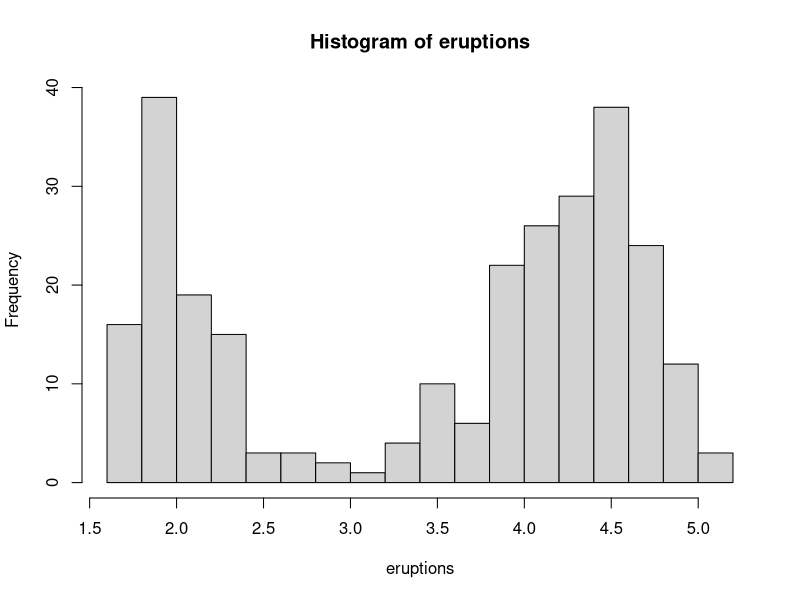

R code for this plot:
## ---- chunk 1
knitr::opts_chunk$set(echo = TRUE)
## ---- chunk 2
data(rivers)
## ---- chunk 3
br <- quantile(rivers, (0:4) / 4)
## ---- chunk 4
groups <- cut(rivers, br, include.lowest = TRUE, dig.lab = 4)
levels(groups)
## ---- chunk 5
summary(groups)
## ---- chunk 6
ss_decomposition <- function(v, f){
    means <- tapply(v, f, mean)
    means[is.na(means)] <- 0
    n <- tapply(v, f, length)
    n[is.na(n)] <- 0
    avg_v <- mean(v)
    sst <- sum((v - avg_v)^2)
    sse <- sum(n * (means - avg_v)^2)
    means_f <- rep(means, n)
    ssi <- sum((v[order(f)] - means_f)^2)
    list(mean_t = avg_v, means = means, sizes = n,
        sst = sst, sse = sse, ssi = ssi, check = sse + ssi,
        ratio_ss = sse/sst,
        var_explained = sprintf("%.2f%%", sse/sst * 100))
}
test_variance <- ss_decomposition(rivers, groups)
test_variance$var_explained
## ---- chunk 7
br2 <- c(0, 300, 400, 700, 5000)
groups2 <- cut(rivers, breaks = br2, include.lowest = TRUE,
    labels = c("<=300", "(300, 400]", "(400, 700]", ">700"))
summary(groups2)
## ---- chunk 8
ss_decomposition(rivers, groups2)$var_explained
## ---- chunk 9
groups3 <- cut(rivers, 4, include.lowest = TRUE, dig.lab = 4)
summary(groups3)
## ---- chunk 10
ss_decomposition(rivers, groups3)$var_explained
## ---- chunk 11
br4 <- c(0, 1000, 2000, 3000, 5000)
groups4 <- cut(rivers, breaks = br4, include.lowest = TRUE,
    labels = c("<=1e3", "(1e3, 2e3]", "(2e3, 3e3]", ">3e3"))
summary(groups4)
## ---- chunk 12
ss_decomposition(rivers, groups4)$var_explained
## ---- chunk 13
d <- dist(rivers)
hc <- hclust(d)
resp <- cutree(hc, k = 4)
tapply(rivers, resp, range)
## ---- chunk 14
br5 <- c(0, 1150, 2000, 3000, 5000)
groups5 <- cut(rivers, breaks = br5, include.lowest = TRUE,
    labels = c("<=1.25e3", "(1.25e3, 2e3]", "(2e3, 3e3]", ">3e3"))
summary(groups5)
## ---- chunk 15
ss_decomposition(rivers, groups5)$var_explained
## ---- chunk 16
var_explained <- function(k, v){
    computed_breaks <- cut(v, k, include.lowest = TRUE, dig.lab = 4)
    proportion_variance_explained <- ss_decomposition(v, computed_breaks)$ratio_ss
    return(proportion_variance_explained)
}

k_best <- function(v, limit = 0.8, kmax = 20){
    # we assume more than 50 points
    total <- sapply(2:kmax, var_explained, v)
    n_bins <- which(total >= limit )[1] + 1
    list(k = n_bins, groups = cut(v, n_bins, include.lowest = TRUE, dig.lab = 4))
}
    
k_best(rivers, 0.90)$k
## ---- chunk 17
data(faithful)
eruptions <- faithful$eruptions
groups_best <- k_best(eruptions, 0.9)
groups_best$k
## ---- chunk 18
summary(groups_best$groups)
## ---- chunk 19
hist(eruptions, 20)
## ---- chunk 20
br6 <- c(0, 3, 6)
groups6 <- cut(eruptions, breaks = br6, include.lowest = TRUE,
    labels = c("<=3 min", ">3 min"))
summary(groups6)
## ---- chunk 21
ss_decomposition(eruptions, groups6)$var_explained
